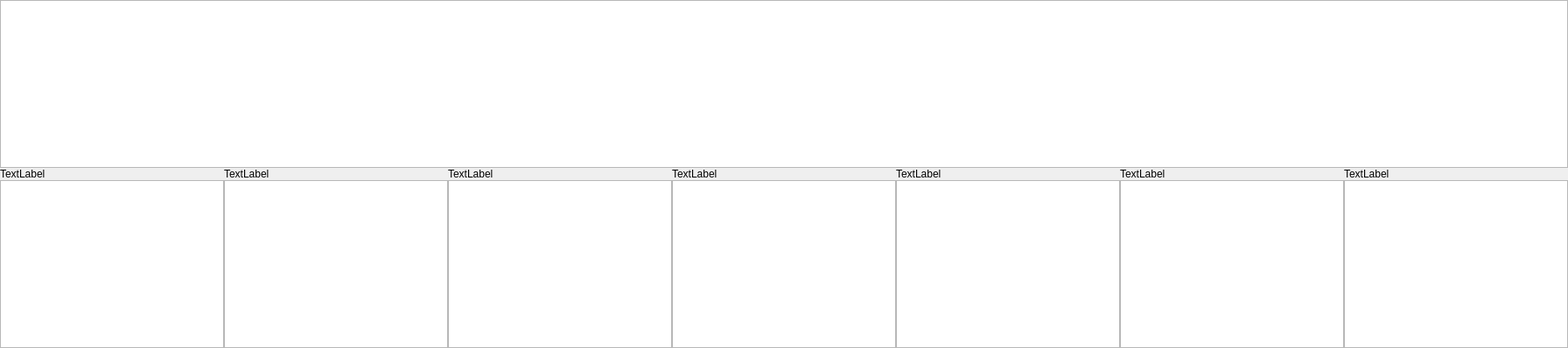
               <widget class="QWidget" name="page_112">
                <layout class="QVBoxLayout" name="verticalLayout_92">
                 <property name="spacing">
                  <number>0</number>
                 </property>
                 <property name="leftMargin">
                  <number>0</number>
                 </property>
                 <property name="topMargin">
                  <number>0</number>
                 </property>
                 <property name="rightMargin">
                  <number>0</number>
                 </property>
                 <property name="bottomMargin">
                  <number>0</number>
                 </property>
                 <item>
                  <widget class="QGraphicsView" name="graphicsView_242"/>
                 </item>
                 <item>
                  <widget class="QWidget" name="widget_553" native="true">
                   <layout class="QGridLayout" name="gridLayout_22">
                    <property name="leftMargin">
                     <number>0</number>
                    </property>
                    <property name="topMargin">
                     <number>0</number>
                    </property>
                    <property name="rightMargin">
                     <number>0</number>
                    </property>
                    <property name="bottomMargin">
                     <number>0</number>
                    </property>
                    <property name="spacing">
                     <number>0</number>
                    </property>
                    <item row="1" column="2">
                     <widget class="QListView" name="listView_40"/>
                    </item>
                    <item row="1" column="3">
                     <widget class="QListView" name="listView_41"/>
                    </item>
                    <item row="1" column="6">
                     <widget class="QListView" name="listView_42"/>
                    </item>
                    <item row="1" column="4">
                     <widget class="QListView" name="listView_43"/>
                    </item>
                    <item row="1" column="5">
                     <widget class="QListView" name="listView_44"/>
                    </item>
                    <item row="1" column="0">
                     <widget class="QListView" name="listView_45"/>
                    </item>
                    <item row="1" column="1">
                     <widget class="QListView" name="listView_46"/>
                    </item>
                    <item row="0" column="0">
                     <widget class="QLabel" name="label_117">
                      <property name="text">
                       <string>TextLabel</string>
                      </property>
                     </widget>
                    </item>
                    <item row="0" column="1">
                     <widget class="QLabel" name="label_118">
                      <property name="text">
                       <string>TextLabel</string>
                      </property>
                     </widget>
                    </item>
                    <item row="0" column="2">
                     <widget class="QLabel" name="label_119">
                      <property name="text">
                       <string>TextLabel</string>
                      </property>
                     </widget>
                    </item>
                    <item row="0" column="3">
                     <widget class="QLabel" name="label_120">
                      <property name="text">
                       <string>TextLabel</string>
                      </property>
                     </widget>
                    </item>
                    <item row="0" column="4">
                     <widget class="QLabel" name="label_121">
                      <property name="text">
                       <string>TextLabel</string>
                      </property>
                     </widget>
                    </item>
                    <item row="0" column="5">
                     <widget class="QLabel" name="label_122">
                      <property name="text">
                       <string>TextLabel</string>
                      </property>
                     </widget>
                    </item>
                    <item row="0" column="6">
                     <widget class="QLabel" name="label_123">
                      <property name="text">
                       <string>TextLabel</string>
                      </property>
                     </widget>
                    </item>
                   </layout>
                  </widget>
                 </item>
                </layout>
               </widget>
